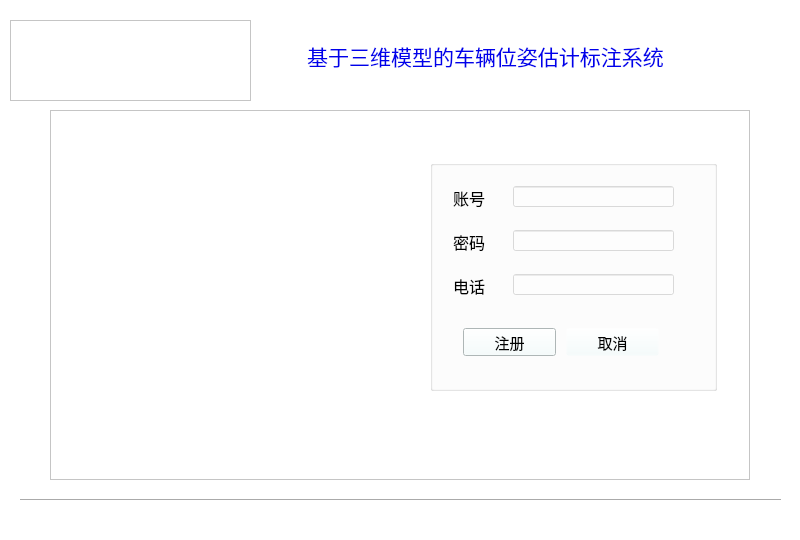
<?xml version="1.0" encoding="UTF-8"?>
<ui version="4.0">
 <class>Register</class>
 <widget class="QWidget" name="Register">
  <property name="geometry">
   <rect>
    <x>0</x>
    <y>0</y>
    <width>800</width>
    <height>540</height>
   </rect>
  </property>
  <property name="minimumSize">
   <size>
    <width>800</width>
    <height>540</height>
   </size>
  </property>
  <property name="maximumSize">
   <size>
    <width>800</width>
    <height>540</height>
   </size>
  </property>
  <property name="font">
   <font>
    <family>宋体</family>
   </font>
  </property>
  <property name="windowTitle">
   <string>注册</string>
  </property>
  <property name="styleSheet">
   <string notr="true">background-color: rgb(255, 255, 255);</string>
  </property>
  <widget class="QListView" name="border_image">
   <property name="geometry">
    <rect>
     <x>50</x>
     <y>110</y>
     <width>700</width>
     <height>370</height>
    </rect>
   </property>
   <property name="minimumSize">
    <size>
     <width>700</width>
     <height>370</height>
    </size>
   </property>
   <property name="maximumSize">
    <size>
     <width>700</width>
     <height>370</height>
    </size>
   </property>
   <property name="styleSheet">
    <string notr="true">border-image: url(:/school.jpg);</string>
   </property>
  </widget>
  <widget class="QLabel" name="title">
   <property name="geometry">
    <rect>
     <x>250</x>
     <y>30</y>
     <width>471</width>
     <height>51</height>
    </rect>
   </property>
   <property name="font">
    <font>
     <family>华文楷体</family>
     <pointsize>16</pointsize>
     <weight>50</weight>
     <italic>false</italic>
     <bold>false</bold>
    </font>
   </property>
   <property name="styleSheet">
    <string notr="true">font: 16pt &quot;华文楷体&quot;;
color: rgb(0, 0, 235);</string>
   </property>
   <property name="text">
    <string>基于三维模型的车辆位姿估计标注系统</string>
   </property>
   <property name="textFormat">
    <enum>Qt::AutoText</enum>
   </property>
   <property name="alignment">
    <set>Qt::AlignCenter</set>
   </property>
  </widget>
  <widget class="QListView" name="calibration">
   <property name="geometry">
    <rect>
     <x>10</x>
     <y>20</y>
     <width>241</width>
     <height>81</height>
    </rect>
   </property>
   <property name="styleSheet">
    <string notr="true">border-image: url(:/calibration.png);</string>
   </property>
  </widget>
  <widget class="Line" name="line">
   <property name="geometry">
    <rect>
     <x>20</x>
     <y>490</y>
     <width>761</width>
     <height>20</height>
    </rect>
   </property>
   <property name="orientation">
    <enum>Qt::Horizontal</enum>
   </property>
  </widget>
  <widget class="QGroupBox" name="groupBox">
   <property name="geometry">
    <rect>
     <x>430</x>
     <y>160</y>
     <width>287</width>
     <height>231</height>
    </rect>
   </property>
   <property name="minimumSize">
    <size>
     <width>287</width>
     <height>231</height>
    </size>
   </property>
   <property name="maximumSize">
    <size>
     <width>287</width>
     <height>231</height>
    </size>
   </property>
   <property name="styleSheet">
    <string notr="true">background-color: rgba(255,255,255,0.5);</string>
   </property>
   <layout class="QFormLayout" name="enter">
    <property name="rowWrapPolicy">
     <enum>QFormLayout::WrapLongRows</enum>
    </property>
    <property name="horizontalSpacing">
     <number>20</number>
    </property>
    <property name="verticalSpacing">
     <number>20</number>
    </property>
    <property name="leftMargin">
     <number>20</number>
    </property>
    <property name="topMargin">
     <number>20</number>
    </property>
    <property name="rightMargin">
     <number>15</number>
    </property>
    <property name="bottomMargin">
     <number>15</number>
    </property>
    <item row="0" column="0">
     <widget class="QLabel" name="number">
      <property name="minimumSize">
       <size>
        <width>40</width>
        <height>24</height>
       </size>
      </property>
      <property name="maximumSize">
       <size>
        <width>40</width>
        <height>24</height>
       </size>
      </property>
      <property name="font">
       <font>
        <family>Agency FB</family>
        <pointsize>12</pointsize>
       </font>
      </property>
      <property name="cursor">
       <cursorShape>UpArrowCursor</cursorShape>
      </property>
      <property name="styleSheet">
       <string notr="true">background-color: rgba(255,255,255,o);</string>
      </property>
      <property name="text">
       <string>账号</string>
      </property>
     </widget>
    </item>
    <item row="0" column="1">
     <widget class="QLineEdit" name="number_in">
      <property name="minimumSize">
       <size>
        <width>161</width>
        <height>21</height>
       </size>
      </property>
      <property name="maximumSize">
       <size>
        <width>161</width>
        <height>21</height>
       </size>
      </property>
     </widget>
    </item>
    <item row="1" column="0">
     <widget class="QLabel" name="password">
      <property name="minimumSize">
       <size>
        <width>40</width>
        <height>24</height>
       </size>
      </property>
      <property name="maximumSize">
       <size>
        <width>40</width>
        <height>24</height>
       </size>
      </property>
      <property name="font">
       <font>
        <family>Agency FB</family>
        <pointsize>12</pointsize>
       </font>
      </property>
      <property name="cursor">
       <cursorShape>UpArrowCursor</cursorShape>
      </property>
      <property name="focusPolicy">
       <enum>Qt::StrongFocus</enum>
      </property>
      <property name="styleSheet">
       <string notr="true">background-color: rgba(255,255,255,0);</string>
      </property>
      <property name="text">
       <string>密码</string>
      </property>
     </widget>
    </item>
    <item row="1" column="1">
     <widget class="QLineEdit" name="password_in">
      <property name="minimumSize">
       <size>
        <width>161</width>
        <height>21</height>
       </size>
      </property>
      <property name="maximumSize">
       <size>
        <width>161</width>
        <height>21</height>
       </size>
      </property>
      <property name="echoMode">
       <enum>QLineEdit::Password</enum>
      </property>
     </widget>
    </item>
    <item row="2" column="0">
     <widget class="QLabel" name="phone">
      <property name="minimumSize">
       <size>
        <width>40</width>
        <height>24</height>
       </size>
      </property>
      <property name="maximumSize">
       <size>
        <width>40</width>
        <height>24</height>
       </size>
      </property>
      <property name="font">
       <font>
        <family>Agency FB</family>
        <pointsize>12</pointsize>
       </font>
      </property>
      <property name="cursor">
       <cursorShape>UpArrowCursor</cursorShape>
      </property>
      <property name="focusPolicy">
       <enum>Qt::StrongFocus</enum>
      </property>
      <property name="styleSheet">
       <string notr="true">background-color: rgba(255,255,255,0);</string>
      </property>
      <property name="text">
       <string>电话</string>
      </property>
     </widget>
    </item>
    <item row="2" column="1">
     <widget class="QLineEdit" name="phone_in">
      <property name="minimumSize">
       <size>
        <width>161</width>
        <height>21</height>
       </size>
      </property>
      <property name="maximumSize">
       <size>
        <width>161</width>
        <height>21</height>
       </size>
      </property>
     </widget>
    </item>
    <item row="3" column="1">
     <layout class="QGridLayout" name="gridLayout">
      <property name="leftMargin">
       <number>10</number>
      </property>
      <property name="topMargin">
       <number>10</number>
      </property>
      <property name="rightMargin">
       <number>10</number>
      </property>
      <property name="bottomMargin">
       <number>10</number>
      </property>
      <property name="spacing">
       <number>10</number>
      </property>
      <item row="0" column="0">
       <widget class="QPushButton" name="registerbutton">
        <property name="minimumSize">
         <size>
          <width>93</width>
          <height>28</height>
         </size>
        </property>
        <property name="maximumSize">
         <size>
          <width>93</width>
          <height>28</height>
         </size>
        </property>
        <property name="font">
         <font>
          <pointsize>11</pointsize>
         </font>
        </property>
        <property name="styleSheet">
         <string notr="true">background-color: rgb(244, 255, 255);</string>
        </property>
        <property name="text">
         <string>注册</string>
        </property>
       </widget>
      </item>
      <item row="0" column="1">
       <widget class="QPushButton" name="cancelregisterbutton">
        <property name="minimumSize">
         <size>
          <width>93</width>
          <height>28</height>
         </size>
        </property>
        <property name="maximumSize">
         <size>
          <width>93</width>
          <height>28</height>
         </size>
        </property>
        <property name="font">
         <font>
          <pointsize>11</pointsize>
         </font>
        </property>
        <property name="styleSheet">
         <string notr="true">background-color: rgba(244, 255, 255, 0);</string>
        </property>
        <property name="text">
         <string>取消</string>
        </property>
       </widget>
      </item>
     </layout>
    </item>
   </layout>
  </widget>
 </widget>
 <resources>
  <include location="picture.qrc"/>
 </resources>
 <connections/>
</ui>
